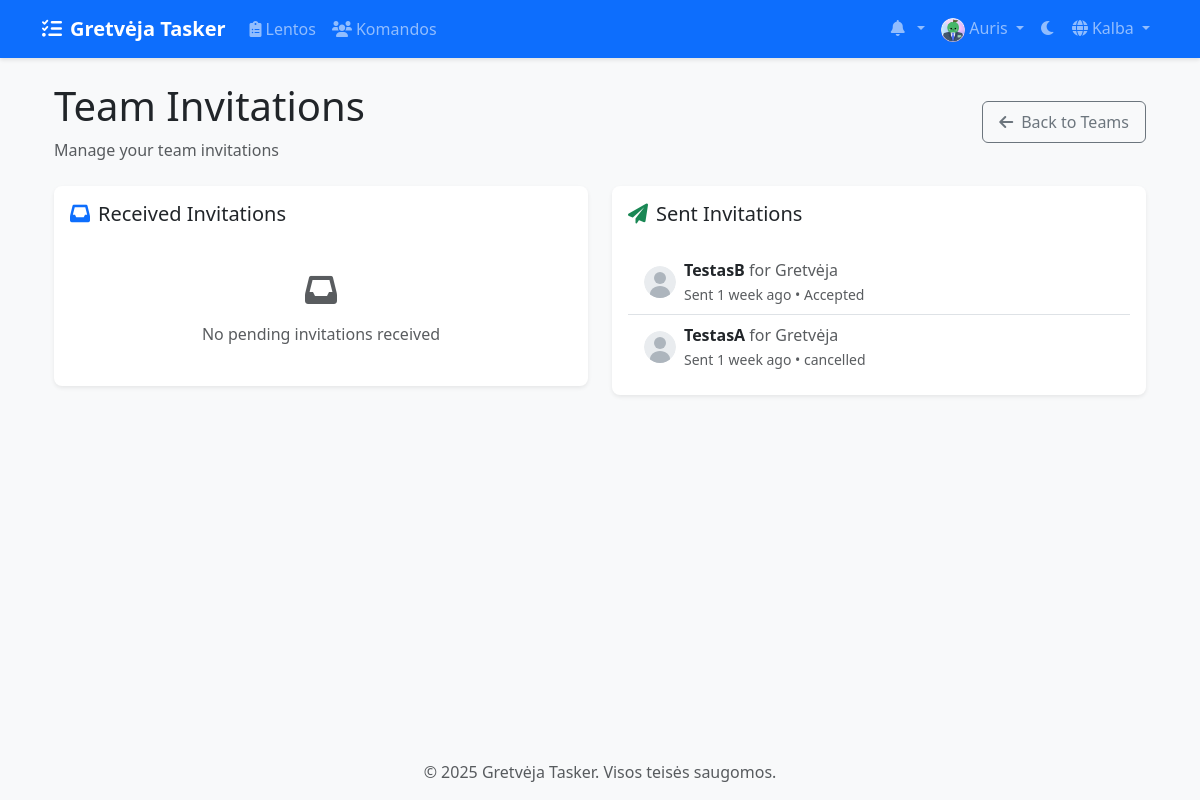
Page /lt/teams/invitations/ (signed in) on the committed database.
### accounts/models.py (models this page shows, shortened)
class CustomUser(AbstractUser):
    email = models.EmailField(_('email address'), unique=True)
    avatar = models.ImageField(upload_to='avatars/', null=True, blank=True)
    bio = models.TextField(max_length=500, blank=True)
    theme_preference = models.CharField(
        max_length=10,
        choices=[('light', 'Light'), ('dark', 'Dark')],
        default='light'
    )
    notification_preferences = models.JSONField(
        default=dict,
        help_text=_('User notification preferences')
    )
    class Meta:
        verbose_name = _('user')
        verbose_name_plural = _('users')

### teams/models.py (models this page shows, shortened)
class TeamInvitation(models.Model):
    STATUS_CHOICES = [
        ('pending', 'Pending'),
        ('accepted', 'Accepted'),
        ('rejected', 'Rejected'),
    ]
    team = models.ForeignKey(Team, on_delete=models.CASCADE, related_name='invitations')
    invited_by = models.ForeignKey(
        settings.AUTH_USER_MODEL,
        on_delete=models.CASCADE,
        related_name='sent_invitations'
    )
    invited_user = models.ForeignKey(
        settings.AUTH_USER_MODEL,
        on_delete=models.CASCADE,
        related_name='received_invitations'
    )
    status = models.CharField(max_length=20, choices=STATUS_CHOICES, default='pending')
    created_at = models.DateTimeField(auto_now_add=True)
    response_date = models.DateTimeField(null=True, blank=True)
    class Meta:
        unique_together = ('team', 'invited_user')

class Team(models.Model):
    name = models.CharField(max_length=100)
    description = models.TextField(blank=True)
    created_at = models.DateTimeField(auto_now_add=True)
    updated_at = models.DateTimeField(auto_now=True)
    owner = models.ForeignKey(
        settings.AUTH_USER_MODEL,
        on_delete=models.CASCADE,
        related_name='owned_teams'
    )
    members = models.ManyToManyField(
        settings.AUTH_USER_MODEL,
        through='TeamMembership',
        related_name='teams'
    )

### teams/views/invitation_views.py (the view)
# urls.py: path('invitations/', views.invitation_list, name='invitation_list'),
@login_required
def invitation_list(request):
    sent_invitations, received_invitations = InvitationService.get_user_invitations(request.user)
    return render(request, 'teams/invitation_list.html', {
        'sent_invitations': sent_invitations,
        'received_invitations': received_invitations
    })

### teams/services/invitation_service.py (called while the page is built)
    @staticmethod
    def get_user_invitations(user):
        sent_invitations = TeamInvitation.objects.filter(
            invited_by=user
        ).select_related('team', 'invited_user')
        received_invitations = TeamInvitation.objects.filter(
            invited_user=user
        ).select_related('team', 'invited_by')
        return sent_invitations, received_invitations

### templates/teams/invitation_list.html (shortened to what this page needs)
{% extends 'base.html' %}
{% load static %}
{% block content %}
<div class="container">
    <div class="d-flex justify-content-between align-items-center mb-4">
        <div>
            <h1 class="mb-2">Team Invitations</h1>
            <p class="text-muted mb-0">Manage your team invitations</p>
        </div>
        <a href="{% url 'teams:team_list' %}" class="btn btn-outline-secondary">
            <i class="fas fa-arrow-left me-2"></i>Back to Teams
        </a>
    </div>
    <div class="row">
        <div class="col-lg-6 mb-4">
            <div class="card shadow-sm">
                <div class="card-body">
                    <h5 class="card-title mb-4">
                        <i class="fas fa-inbox me-2 text-primary"></i>Received Invitations
                    </h5>
                    {% if received_invitations %}
                    <div class="list-group">
                        {% for invitation in received_invitations %}
                        <div class="list-group-item">
                            <div class="d-flex justify-content-between align-items-start">
                                <div class="d-flex align-items-center">
                                    {% if invitation.team.owner.avatar %}
                                        <img src="{{ invitation.team.owner.avatar.url }}" alt="Avatar"
                                             class="rounded-circle me-2" style="width: 32px; height: 32px; object-fit: cover;">
                                    {% else %}
                                        <img src="{% static 'images/default-avatar.svg' %}" alt="Avatar"
                                             class="rounded-circle me-2" style="width: 32px; height: 32px; background-color: #fff;">
                                    {% endif %}
                                    <div>
                                        <div class="fw-bold">{{ invitation.team.name }}</div>
                                        <small class="text-muted">
                                            Invited by {{ invitation.invited_by.username }}
                                            {{ invitation.created_at|timesince }} ago
                                        </small>
                                    </div>
                                </div>
                                <div class="ms-3">
                                    <form method="post" action="{% url 'teams:accept_invitation' invitation_id=invitation.id %}"
                                          class="d-inline">
                                        {% csrf_token %}
                                        <button type="submit" class="btn btn-sm btn-success">
                                            <i class="fas fa-check me-1"></i>Accept
                                        </button>
                                    </form>
                                    <form method="post" action="{% url 'teams:reject_invitation' invitation_id=invitation.id %}"
                                          class="d-inline">
                                        {% csrf_token %}
                                        <button type="submit" class="btn btn-sm btn-danger">
                                            <i class="fas fa-times me-1"></i>Reject
                                        </button>
                                    </form>
                                </div>
                            </div>
                        </div>
                        {% endfor %}
                    </div>
                    {% else %}
                    <div class="text-center text-muted py-4">
                        <i class="fas fa-inbox fa-2x mb-3"></i>
                        <p class="mb-0">No pending invitations received</p>
                    </div>
                    {% endif %}
                </div>
            </div>
        </div>
        <div class="col-lg-6 mb-4">
            <div class="card shadow-sm">
                <div class="card-body">
                    <h5 class="card-title mb-4">
                        <i class="fas fa-paper-plane me-2 text-success"></i>Sent Invitations
                    </h5>
                    {% if sent_invitations %}
                    <div class="list-group">
                        {% for invitation in sent_invitations %}
                        <div class="list-group-item">
                            <div class="d-flex justify-content-between align-items-start">
                                <div class="d-flex align-items-center">
                                    {% if invitation.invited_user.avatar %}
                                        <img src="{{ invitation.invited_user.avatar.url }}" alt="Avatar"
                                             class="rounded-circle me-2" style="width: 32px; height: 32px; object-fit: cover;">
                                    {% else %}
                                        <img src="{% static 'images/default-avatar.svg' %}" alt="Avatar"
                                             class="rounded-circle me-2" style="width: 32px; height: 32px; background-color: #fff;">
                                    {% endif %}
                                    <div>
                                        <div>
                                            <span class="fw-bold">{{ invitation.invited_user.username }}</span>
                                            <span class="text-muted">for {{ invitation.team.name }}</span>
                                        </div>
                                        <small class="text-muted">
                                            Sent {{ invitation.created_at|timesince }} ago
                                            {% if invitation.status != 'pending' %}
                                            • {{ invitation.get_status_display }}
                                            {% endif %}
                                        </small>
                                    </div>
                                </div>
                            </div>
                        </div>
                        {% endfor %}
                    </div>
                    {% else %}
                    <div class="text-center text-muted py-4">
                        <i class="fas fa-paper-plane fa-2x mb-3"></i>
                        <p class="mb-0">No invitations sent</p>
                    </div>
                    {% endif %}
                </div>
            </div>
        </div>
    </div>
</div>
{% endblock %}

### templates/base.html (shortened to what this page needs)
{% load static %}
{% load compress %}
{% load i18n %}
<!DOCTYPE html>
<html lang="{{ LANGUAGE_CODE }}" data-bs-theme="light">
<head>
    <link href="https://cdn.jsdelivr.net/npm/bootstrap@5.3.2/dist/css/bootstrap.min.css" rel="stylesheet">
    <link href="https://cdnjs.cloudflare.com/ajax/libs/font-awesome/6.0.0/css/all.min.css" rel="stylesheet">
    <link href="https://cdn.jsdelivr.net/npm/select2@4.1.0-rc.0/dist/css/select2.min.css" rel="stylesheet">
    <link href="https://cdn.jsdelivr.net/npm/select2-bootstrap-5-theme@1.3.0/dist/select2-bootstrap-5-theme.min.css" rel="stylesheet">
    {% compress css %}
    <link href="{% static 'css/style.css' %}" rel="stylesheet">
    {% endcompress %}
</head>
<body>
    <nav class="navbar navbar-expand-lg navbar-dark bg-primary">
        <div class="container">
            <a class="navbar-brand" href="{% url 'home' %}">
                <i class="fas fa-tasks me-2"></i>{% trans "Gretvėja Tasker" %}
            </a>
            <div class="collapse navbar-collapse" id="navbarNav">
                <ul class="navbar-nav me-auto">
                    {% if user.is_authenticated %}
                        <li class="nav-item">
                            <a class="nav-link" href="{% url 'boards:board_list' %}">
                                <i class="fas fa-clipboard-list me-1"></i>{% trans "Boards" %}
                            </a>
                        </li>
                        <li class="nav-item">
                            <a class="nav-link" href="{% url 'teams:team_list' %}">
                                <i class="fas fa-users me-1"></i>{% trans "Teams" %}
                            </a>
                        </li>
                    {% endif %}
                </ul>
                <ul class="navbar-nav">
                    {% if user.is_authenticated %}
                        <li class="nav-item dropdown">
                            <a class="nav-link dropdown-toggle" href="#" id="notificationsDropdown" role="button" data-bs-toggle="dropdown">
                                <i class="fas fa-bell me-1"></i>
                            </a>
                        </li>
                        <li class="nav-item dropdown">
                            <a class="nav-link dropdown-toggle" href="#" id="userDropdown" role="button" data-bs-toggle="dropdown">
                                {% if user.avatar %}
                                    <img src="{{ user.avatar.url }}" alt="{% trans 'Avatar' %}" class="rounded-circle" width="24" height="24">
                                {% else %}
                                    <i class="fas fa-user-circle"></i>
                                {% endif %}
                                {{ user.username }}
                            </a>
                        </li>
                    {% endif %}
                    <li class="nav-item">
                        <button class="btn nav-link" id="theme-toggle">
                            <i class="fas fa-moon"></i>
                        </button>
                    </li>
                    <li class="nav-item dropdown">
                        <a class="nav-link dropdown-toggle" href="#" id="languageDropdown" role="button" data-bs-toggle="dropdown">
                            <i class="fas fa-globe me-1"></i>{% trans "Language" %}
                        </a>
                                {% get_current_language as CURRENT_LANGUAGE %}
                                {% get_available_languages as LANGUAGES %}
                    </li>
                </ul>
            </div>
        </div>
    </nav>
    <main class="container my-4">
        {% block content %}{% endblock %}
    </main>
    <footer class="footer mt-auto py-3 bg-light">
        <div class="container text-center">
            <span class="text-muted">© {% now "Y" %} Gretvėja Tasker. {% trans "All rights reserved." %}</span>
        </div>
    </footer>
</body>
</html>

### static/css/style.css (style rules this page uses)
:root { --primary-color: #0d6efd; --secondary-color: #6c757d; --success-color: #198754; --info-color: #0dcaf0; --warning-color: #ffc107; --danger-color: #dc3545; --light-color: #f8f9fa; --dark-color: #212529; --todo-color: #ff6b6b; --doing-color: #ffd93d; --done-color: #6bcb77; --rejected-color: #4d96ff; }
body { min-height: 100vh; display: flex; flex-direction: column; background-color: var(--bs-gray-100); }
main { flex: 1; }
.navbar { box-shadow: 0 2px 4px rgba(0,0,0,0.1); }
.navbar-brand { font-weight: bold; }
.card { border-radius: 0.5rem; box-shadow: 0 0.125rem 0.25rem rgba(0,0,0,0.075); transition: transform 0.2s ease-in-out; border: none; }
.btn { border-radius: 0.375rem; padding: 0.5rem 1rem; font-weight: 500; transition: all 0.2s ease; }

### templates/teams/invitation_list.html (style rules this page uses)
.list-group-item { border-left: none; border-right: none; }
.list-group-item:first-child { border-top: none; }
.list-group-item:last-child { border-bottom: none; }

### rows in the picture
CustomUser: avatar (picture), username "Auris"
TeamInvitation: invited_user.username "TestasB", team.name "Gretvėja", created_at "1 week", status "Accepted"
TeamInvitation: invited_user.username "TestasA", team.name "Gretvėja", created_at "1 week", status "cancelled"
